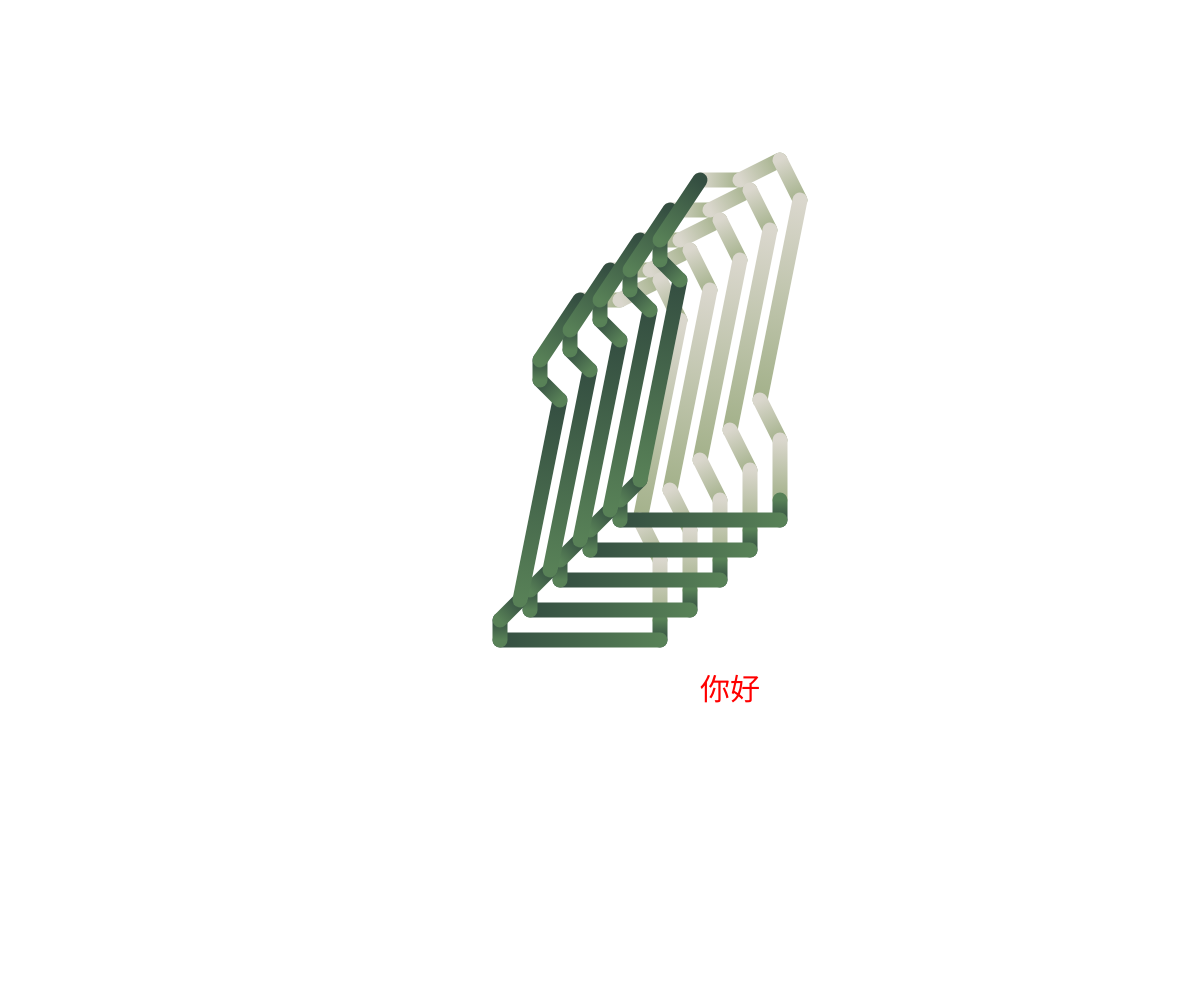
Frame 1 (no input)
Frame 60 (no input): identical to frame 1, image omitted
Frame 120 (the mouse pressed at the canvas centre since frame 60): identical to frame 1, image omitted

The p5.js sketch that drew this single still picture (run headless with seeded random() and noise() and a simulated clock; from frame 60 on, the mouse is pressed at the canvas centre):

// p5.js sketch
// ── sketch.js
let points = [[-1, 10], [1, 10], [3, 11],[4,9],[2,-1],[3,-3],[3,-6]];
let points2 = [[3,-6],[3,-7],[-5,-7],[-5,-6],[-4,-5],[-2,5],[-3,6],[-3,7],[-1, 10]];


let ctx;
var colors = "dad7cd-a3b18a-588157-3a5a40-344e41".split("-").map(a=>"#"+a)

function setup() {   //只會執行一次的函數
  createCanvas(windowWidth, windowHeight); //設定一個畫布，寬為整個視窗的寬度windowWidth，高度為整個視窗的高度windowHeight
  //把points 內的值都*50

  for (let i = 0; i < points.length; i++) {
    for (let j = 0; j < points[i].length; j++) {
      points[i][j] = points[i][j] * 20;
    }
  }
  for (let i = 0; i < points2.length; i++) {
    for (let j = 0; j < points2[i].length; j++) {
      points2[i][j] = points2[i][j] * 20;
    }
  }

}



function draw() {
  background(255);
  // scale(50)
  translate(width/2, height/2); //原本原點在左上角，利用這指令把原點放到視窗的中心

  ctx = canvas.getContext('2d');
	ctx.lineWidth = 15;
	ctx.lineCap = 'round'
  colorMode(HSB, 360, 100, 100)
  noStroke()
  textSize(30)
  fill(0,102,153)
  text("你好", 100 ,200)
  scale(1, -1);  //上下翻轉


      for (let i = 0; i < points.length-1; i++) {
        for (let k = 0 ; k < 5 ; k++){
          gradientLine(ctx,points[i][0]+30*k, points[i][1]+30*k,points[i+1][0]+30*k, points[i+1][1]+30*k, color("#dad7cd"), color("#a3b18a"), 40)
        }
      }
    
      for (let i = 0; i < points2.length-1; i++) {
        for (let k = 0 ; k < 5 ; k++){
          // line(points[i][0], points[i][1], points[i+1][0], points[i+1][1]);
          gradientLine(ctx,points2[i][0]+30*k, points2[i][1]+30*k,points2[i+1][0]+30*k, points2[i+1][1]+30*k, color("#588157"), color("#344e41"), 40)
        }
      }
    
    
}






function gradientLine(ctx, x1, y1, x2, y2, c1, c2) {
  const gradient = ctx.createLinearGradient(x1, y1, x2, y2);
  gradient.addColorStop(0, c1);
  gradient.addColorStop(1, c2);
  ctx.strokeStyle = gradient;

  ctx.beginPath();
  ctx.moveTo(x1, y1);
  ctx.lineTo(x2, y2);
  ctx.stroke();
}
